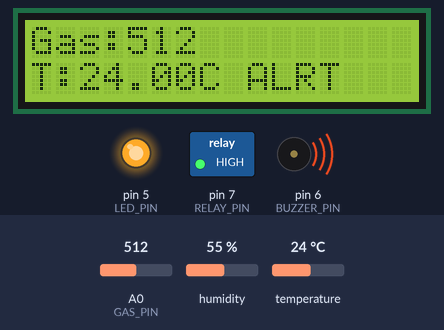
The sketch below on a simulated Arduino Uno, built with avr-gcc and run on an emulated ATmega328P. On the bench: 16×2 character LCD, switched loads named in the sketch (green lamp = pin HIGH), output pins drawn as LEDs (lit = HIGH), buzzer (waves = sounding, pin HIGH). The test bench sets the inputs (shaded band); at power-on: A0 (GAS_PIN) = 512, temperature 24 °C, humidity 55 %.

Above: at 2.7 s.
2.8 s: A0 (GAS_PIN) set to 416
At 4.1 s:
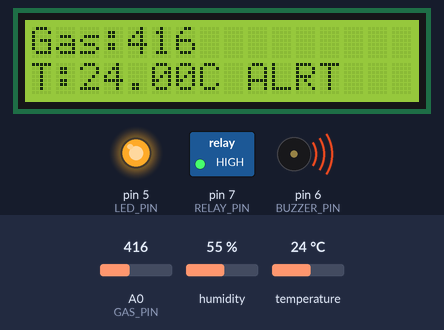
5.1 s: A0 (GAS_PIN) set to 392
At 6.7 s:
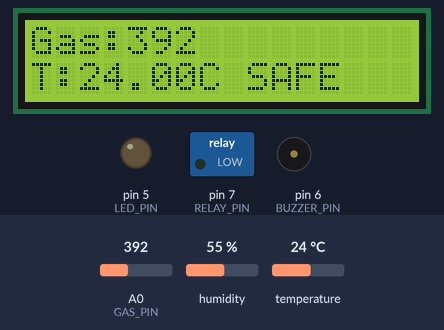
7.1 s: temperature set to 12 °C
At 8.2 s:
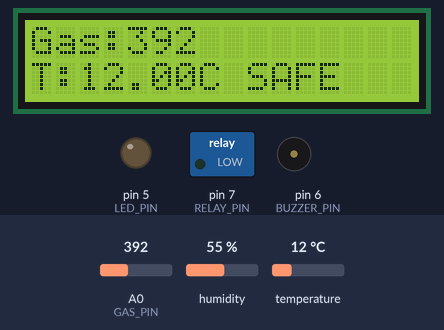
9.1 s: temperature set to 19 °C
At 10.8 s:
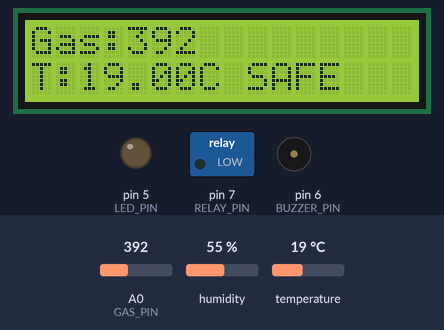
11.2 s: temperature set to 28 °C
At 12.3 s:
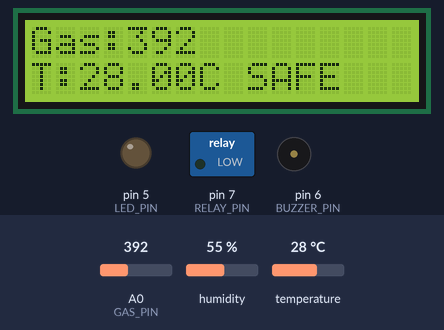
13.2 s: A0 (GAS_PIN) set to 410
At 14.9 s:
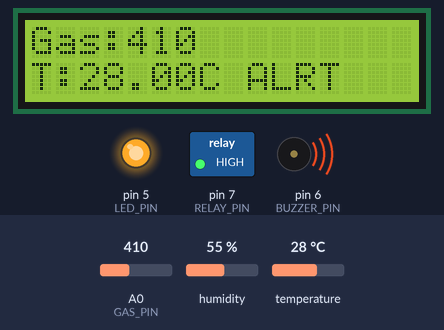
Timing chart, 0 to 16.2 s (numbered marks = the images above; inputs shaded):
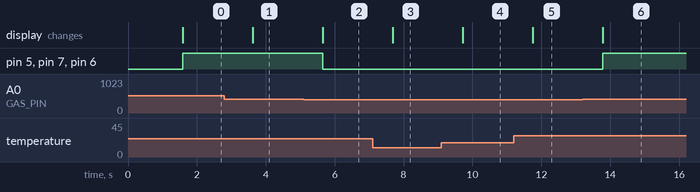

Measured:
- the behaviour switches between 401 and 400 on A0 (GAS_PIN) (found by bisection; images 1 and 2)
- after the input at 2.8 s, the display: changes after 0.82 s (image 1)
- after the input at 5.1 s, pin 5 (LED_PIN), pin 7 (RELAY_PIN), pin 6 (BUZZER_PIN): HIGH → LOW after 0.55 s; the display: changes after 0.55 s (image 2)
- after the input at 7.1 s, the display: changes after 0.59 s (image 3)
- after the input at 9.1 s, the display: changes after 0.62 s (image 4)
- after the input at 11.2 s, the display: changes after 0.55 s (image 5)
- after the input at 13.2 s, pin 5 (LED_PIN), pin 7 (RELAY_PIN), pin 6 (BUZZER_PIN): LOW → HIGH after 0.58 s; the display: changes after 0.58 s (image 6)

The sketch:

Idustrial_Automation_System.ino
```cpp
#include <DHT.h>
#include <LiquidCrystal.h>

// --- Pin Definitions ---
#define DHTPIN 2
#define DHTTYPE DHT11
#define GAS_PIN A0
#define RELAY_PIN 7
#define BUZZER_PIN 6
#define LED_PIN 5

// --- Objects ---
DHT dht(DHTPIN, DHTTYPE);
LiquidCrystal lcd(8, 9, 10, 11, 12, 13);

// --- Thresholds ---
int gasThreshold = 400;

void setup() {
  pinMode(GAS_PIN, INPUT);
  pinMode(RELAY_PIN, OUTPUT);
  pinMode(BUZZER_PIN, OUTPUT);
  pinMode(LED_PIN, OUTPUT);

  lcd.begin(16, 2);
  dht.begin();
  lcd.print("Safety System");
  delay(1500);
  lcd.clear();
}

void loop() {
  int gasValue = analogRead(GAS_PIN);
  float temp = dht.readTemperature();
  float hum = dht.readHumidity();

  lcd.setCursor(0, 0);
  lcd.print("Gas:");
  lcd.print(gasValue);
  lcd.print(" ");

  lcd.setCursor(0, 1);
  lcd.print("T:");
  lcd.print(temp);
  lcd.print("C ");

  if (gasValue > gasThreshold) {
    digitalWrite(RELAY_PIN, HIGH);   // Fan ON
    digitalWrite(BUZZER_PIN, HIGH);  // Buzzer ON
    digitalWrite(LED_PIN, HIGH);     // LED ON
    lcd.print("ALRT");
  } else {
    digitalWrite(RELAY_PIN, LOW);    // Fan OFF
    digitalWrite(BUZZER_PIN, LOW);   // Buzzer OFF
    digitalWrite(LED_PIN, LOW);      // LED OFF
    lcd.print("SAFE");
  }

  delay(1000);
}
```
